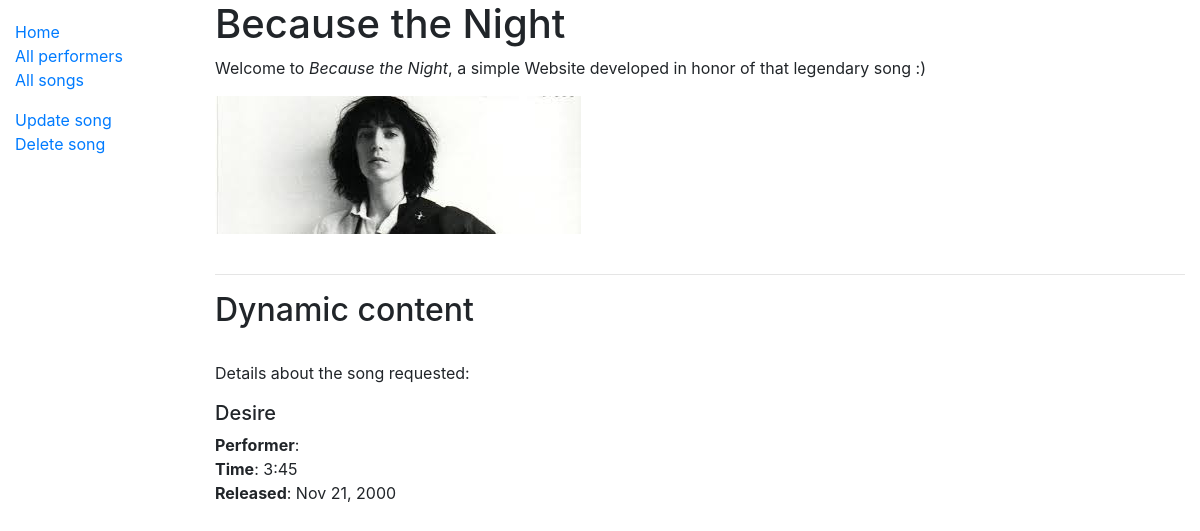
The page /music/songs/6/ on the database as committed earlier.
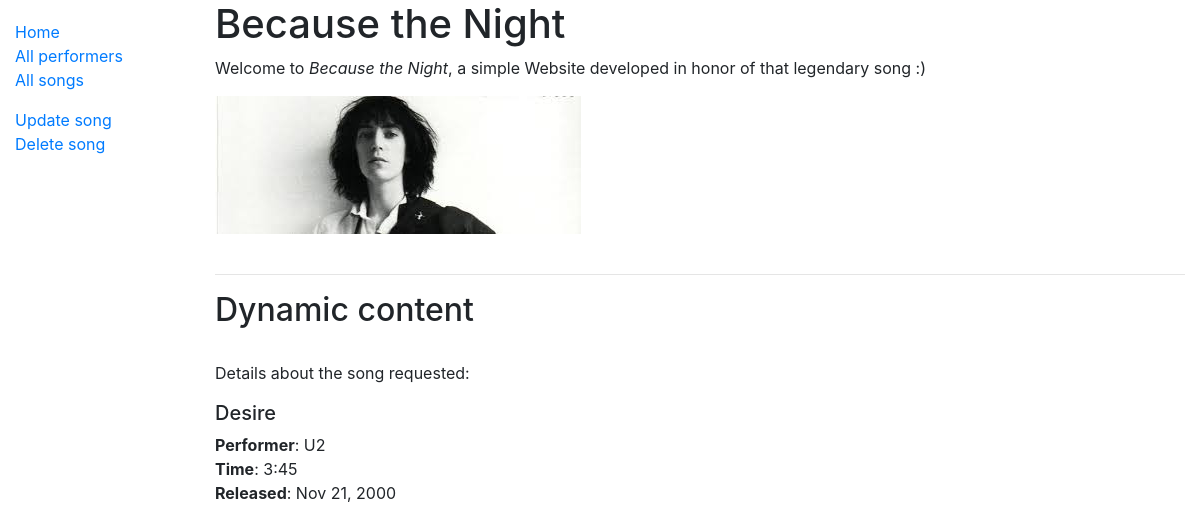
The same page on the database as committed later.
### music/models.py (models this page shows, shortened)
class Song(models.Model):
    title = models.CharField(max_length=100)
    time = models.TimeField(null=True, blank=True,
                            default=datetime.time(minute=3, second=0))
    performer = models.ForeignKey(Performer,
                                  on_delete=models.SET_NULL,
                                  null=True, blank=True)
    release_date = models.DateField(null=True, blank=True)
    def format_release_date(self):
        if isinstance(self.release_date, datetime.date):
            return self.release_date.strftime("%b %d, %Y")
        else:
            return 'unknown'

class Performer(models.Model):
    musician_or_band = [
        [False, 'musician'],
        [True, 'band']
    ]
    name = models.CharField(max_length=100)
    is_band = models.BooleanField(verbose_name="Musician/Band",
                                  choices=musician_or_band,
                                  default=False)

### music/views.py (the view)
# urls.py: path('songs/<int:pk>/', views.SongDetailView.as_view(), name='song-detail')
class SongDetailView(generic.DetailView):
    model = Song

### templates/music/song_detail.html
{% extends "base_generic.html" %}
{% block sidebar %}
    {% include 'music/common_sidebar.html' %}
    <p>
        <a href="{% url 'song_update' song.pk %}">Update song</a> <br>
        <a href="{% url 'song_delete' song.pk %}">Delete song</a>
    </p>
{% endblock %}
{% block content %}
    {% include 'music/common.html' %}
    <p>Details about the song requested:</p>
    <h5>{{ song.title }}</h5>
    <p> <strong>Performer</strong>: {{ song.performer.name }}<br>
        <strong>Time</strong>: {{ song.time.minute }}:{{ song.time.second }}<br>
        <strong>Released</strong>: {{ song.format_release_date }}
    </p>
{% endblock %}

Rows that differ between the two databases and show on the page:
changed Song "Desire": performer.name (not shown) → "U2"
